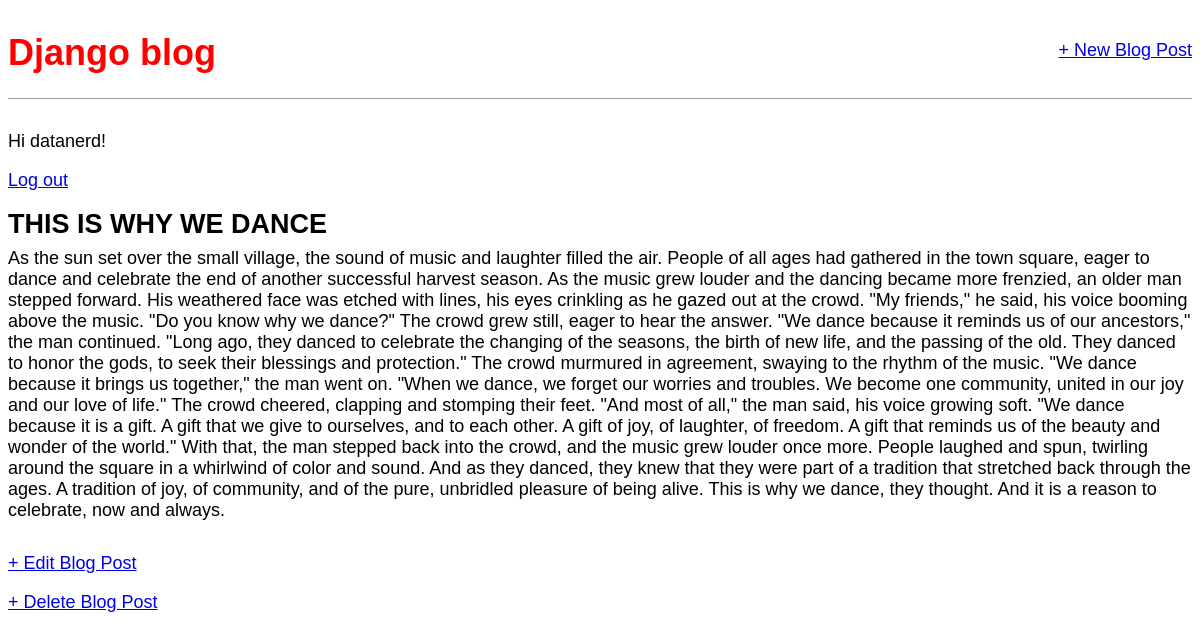
Page /post/2/ (signed in) on the committed database.
### blog/models.py (models this page shows, shortened)
class Post(models.Model):
    title = models.CharField(max_length=200)
    author = models.ForeignKey(
        "auth.User",
        on_delete=models.CASCADE,
    )
    body = models.TextField()

### blog/views.py (the view)
# urls.py: path("post/<int:pk>/", BlogDetailView.as_view(), name="post_detail"),
class BlogDetailView(DetailView):
    model = Post
    template_name = "post_detail.html"

### templates/post_detail.html
{% extends "base.html" %}
{% block content %}
<div class="post-entry">
    <h2>{{ post.title }}</h2>
    <p>{{ post.body }}</p>
</div>
<p><a href="{% url 'post_edit' post.pk %}">+ Edit Blog Post</a></p>
<p><a href="{% url 'post_delete' post.pk %}">+ Delete Blog Post</a></p>
{% endblock content %}

### templates/base.html (shortened to what this page needs)
{% load static %}
<!DOCTYPE html>
<html lang="en">
<head>
    <link rel="stylesheet" href="{% static 'css/base.css' %}">
</head>
<body>
    <header>
        <div class="nav-left">
            <h1><a href="{% url 'home' %}">Django blog</a></h1>
        </div>
        <div class="nav-right">
            <a href="{% url 'post_new' %}">+ New Blog Post</a>
        </div>
    </header>
        {% if user.is_authenticated %}
            <p> Hi {{ user.username }}!</p>
            <p><a href="{% url 'logout' %}">Log out</a></p>
        {% else %}
            <p>You are not logged in.</p>
            <a href="{% url 'login' %}">Log In</a>
            <a href="{% url 'signup' %}">Sign Up</a>
        {% endif %}
    <div>
        {% block content %}
        {% endblock content %}
    </div>
</body>
</html>

### static/css/base.css (style rules this page uses)
header h1 a { color: red; text-decoration: none; }
body { font-family: 'Source Sans Pro', sans-serif; font-size: 18px; }
header { border-bottom: 1px solid #999; margin-bottom: 2rem; display: flex; }
.nav-left { margin-right: auto; }
.nav-right { display: flex; padding-top: 2rem; }
.post-entry { margin-bottom: 2rem; }
.post-entry h2 { margin: 0.5rem 0; }
.post-entry p { margin: 0; font-weight: 400; }

### rows in the picture
Post: title "THIS IS WHY WE DANCE", body "As the sun set over the small village, the sound of music and laughter filled the air. People of all ages had gathered in the town square, eager to dance and celebrate the end of another successful harvest season. As the music grew louder and the dancing became more frenzied, an older man stepped forward. His weathered face was etched with lines, his eyes crinkling as he gazed out at the crowd. \"My friends,\" he said, his voice booming above the music. \"Do you know why we dance?\" The crowd grew still, eager to hear the answer. \"We dance because it reminds us of our ancestors,\" the man continued. \"Long ago, they danced to celebrate the changing of the seasons, the birth of new life, and the…"

### other values in the picture
{{ user.username }} "datanerd"
